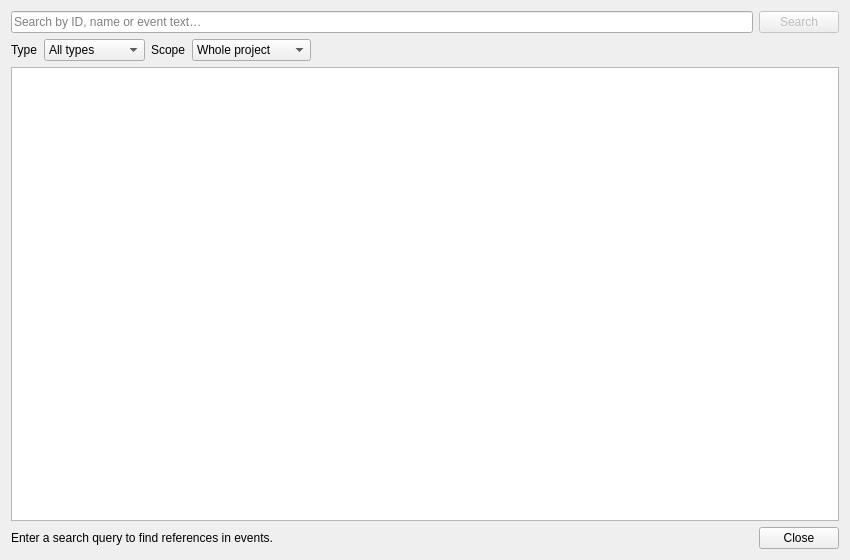
<?xml version="1.0" encoding="UTF-8"?>
<ui version="4.0">
 <class>SearchDialog</class>
 <widget class="QDialog" name="SearchDialog">
  <property name="geometry"><rect><x>0</x><y>0</y><width>850</width><height>560</height></rect></property>
  <property name="windowTitle"><string>Search</string></property>
  <layout class="QVBoxLayout" name="verticalLayout">
   <item><layout class="QHBoxLayout" name="searchLayout">
    <item><widget class="QLineEdit" name="search_text">
     <property name="placeholderText"><string>Search by ID, name or event text…</string></property>
     <property name="accessibleName"><string>Search query</string></property>
    </widget></item>
    <item><widget class="QPushButton" name="button_search">
     <property name="enabled"><bool>false</bool></property>
     <property name="text"><string>Search</string></property>
     <property name="autoDefault"><bool>false</bool></property>
    </widget></item>
   </layout></item>
   <item><layout class="QHBoxLayout" name="filterLayout">
    <item><widget class="QLabel" name="label_type">
     <property name="text"><string>Type</string></property>
     <property name="buddy"><cstring>filter_type</cstring></property>
    </widget></item>
    <item><widget class="QComboBox" name="filter_type">
     <item><property name="text"><string>All types</string></property></item>
     <item><property name="text"><string>Variables</string></property></item>
     <item><property name="text"><string>Switches</string></property></item>
     <item><property name="text"><string>Items</string></property></item>
     <item><property name="text"><string>Event names</string></property></item>
     <item><property name="text"><string>Event text</string></property></item>
    </widget></item>
    <item><widget class="QLabel" name="label_scope">
     <property name="text"><string>Scope</string></property>
     <property name="buddy"><cstring>filter_scope</cstring></property>
    </widget></item>
    <item><widget class="QComboBox" name="filter_scope">
     <item><property name="text"><string>Whole project</string></property></item>
     <item><property name="text"><string>Current map</string></property></item>
     <item><property name="text"><string>Common events</string></property></item>
    </widget></item>
    <item><spacer name="filterSpacer"><property name="orientation"><enum>Qt::Horizontal</enum></property><property name="sizeHint" stdset="0"><size><width>40</width><height>20</height></size></property></spacer></item>
   </layout></item>
   <item><widget class="QTableWidget" name="list_result">
    <property name="showGrid"><bool>false</bool></property>
    <property name="alternatingRowColors"><bool>true</bool></property>
   </widget></item>
   <item><layout class="QHBoxLayout" name="footerLayout">
    <item><widget class="QLabel" name="label_status"><property name="text"><string>Enter a search query to find references in events.</string></property></widget></item>
    <item><spacer name="footerSpacer"><property name="orientation"><enum>Qt::Horizontal</enum></property><property name="sizeHint" stdset="0"><size><width>40</width><height>20</height></size></property></spacer></item>
    <item><widget class="QPushButton" name="button_close">
     <property name="text"><string>Close</string></property>
     <property name="autoDefault"><bool>false</bool></property>
    </widget></item>
   </layout></item>
  </layout>
 </widget>
 <tabstops><tabstop>search_text</tabstop><tabstop>filter_type</tabstop><tabstop>filter_scope</tabstop><tabstop>button_search</tabstop><tabstop>list_result</tabstop><tabstop>button_close</tabstop></tabstops>
 <resources/>
 <connections>
  <connection><sender>button_close</sender><signal>clicked()</signal><receiver>SearchDialog</receiver><slot>close()</slot><hints><hint type="sourcelabel"><x>800</x><y>540</y></hint><hint type="destinationlabel"><x>400</x><y>280</y></hint></hints></connection>
 </connections>
</ui>
